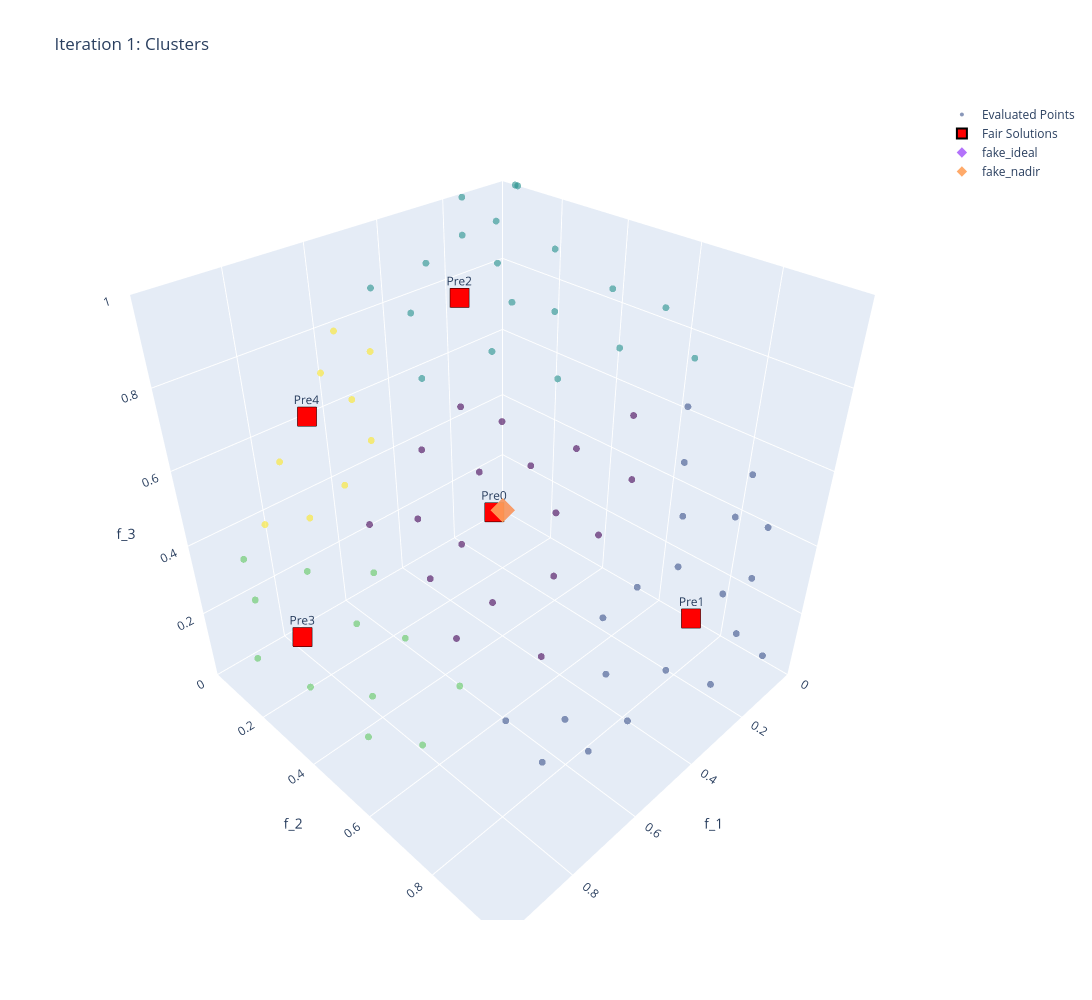

The notebook cell saved with this chart:
### Code cell
# --- 3. THE LOOP ---
results_history = []
current_options = fav_options
fractions = [0.8, 0.6, 0.4, 0.2]  # Shrink the hull each iteration

# Run 4 iterations
for iter_idx in range(4):
    print(f"\n{'='*40}\n--- RUNNING ITERATION {iter_idx + 1} ---\n{'='*40}")

    # 1. Run Core Method
    fav_results = favorite_method(
        problem=dtlz2_problem,
        options=current_options,
        results_list=results_history
    )
    results_history.append(fav_results)

    points_matrix, centers_matrix, cluster_labels = cluster_points(fav_results)

    visualize_3d_clusters(
        options=current_options.GPRMoptions, 
        points_arr=points_matrix, 
        centers_arr=centers_matrix, 
        labels=cluster_labels, 
        n_predetermined=len(fav_results.fair_solutions), 
        iter_n=iter_idx+1,
    )
        #current_mps=fav_results.FavOptions.original_most_preferred_solutions

    # 2. DM Voting 
    dm1input = input()
    dm2input = input()
    dm3input = input()
    votes = {"DM1": int(dm1input), "DM2": int(dm2input), "DM3": int(dm3input)}
    winning_idx = majority_rule(votes)

    # 3. Generate Next Iteration MPS and get visualization data!
    next_mps = generate_next_iteration_mps(
        fav_results=fav_results,
        cluster_labels=cluster_labels,
        winning_idx=winning_idx,
        fraction_to_keep=fractions[iter_idx]
    )

    # 5. Prepare Options for Next Iteration
    current_options = current_options.model_copy(deep=True)
    current_options.GPRMoptions.method_options.most_preferred_solutions = next_mps
    current_options.GPRMoptions.method_options.version = "convex_hull"
    current_options.zoom_options.num_steps_remaining = max(1, 4 - iter_idx - 1)
    current_options.votes = votes

### Figure 1 — Plotly figure (JSON) as saved in the notebook; plotly's stock layout.template omitted (floating-point values rounded to 4 significant figures)
{"data": [{"marker": {"color": [1, 2, 3, 2, 0, 1, 4, 1, 3, 2, 1, 4, 1, 3, 3, 2, 3, 1, 3, 1, 0, 3, 2, 2, 1, 0, 4, 0, 3, 4, 1, 0, 1, 1, 2, 2, 4, 0, 2, 2, 1, 0, 3, 3, 0, 2, 3, 3, 4, 0, 2, 3, 1, 2, 0, 0, 3, 1, 1, 3, 1, 2, 0, 1, 1, 2, 0, 2, 1, 2, 4, 1, 2, 3, 3, 1, 4, 2, 4, 4, 4, 3, 0, 1, 2, 0, 0, 1, 1, 0, 4, 2, 0, 4, 1, 1, 4, 3, 1, 0], "colorscale": [[0, "#440154"], [0.1111, "#482878"], [0.2222, "#3e4989"], [0.3333, "#31688e"], [0.4444, "#26828e"], [0.5556, "#1f9e89"], [0.6667, "#35b779"], [0.7778, "#6ece58"], [0.8889, "#b5de2b"], [1, "#fde725"]], "opacity": 0.6, "size": 4}, "mode": "markers", "name": "Evaluated Points", "text": ["Cluster: 1", "Cluster: 2", "Cluster: 3", "Cluster: 2", "Cluster: 0", "Cluster: 1", "Cluster: 4", "Cluster: 1", "Cluster: 3", "Cluster: 2", "Cluster: 1", "Cluster: 4", "Cluster: 1", "Cluster: 3", "Cluster: 3", "Cluster: 2", "Cluster: 3", "Cluster: 1", "Cluster: 3", "Cluster: 1", "Cluster: 0", "Cluster: 3", "Cluster: 2", "Cluster: 2", "Cluster: 1", "Cluster: 0", "Cluster: 4", "Cluster: 0", "Cluster: 3", "Cluster: 4", "Cluster: 1", "Cluster: 0", "Cluster: 1", "Cluster: 1", "Cluster: 2", "Cluster: 2", "Cluster: 4", "Cluster: 0", "Cluster: 2", "Cluster: 2", "Cluster: 1", "Cluster: 0", "Cluster: 3", "Cluster: 3", "Cluster: 0", "Cluster: 2", "Cluster: 3", "Cluster: 3", "Cluster: 4", "Cluster: 0", "Cluster: 2", "Cluster: 3", "Cluster: 1", "Cluster: 2", "Cluster: 0", "Cluster: 0", "Cluster: 3", "Cluster: 1", "Cluster: 1", "Cluster: 3", "Cluster: 1", "Cluster: 2", "Cluster: 0", "Cluster: 1", "Cluster: 1", "Cluster: 2", "Cluster: 0", "Cluster: 2", "Cluster: 1", "Cluster: 2", "Cluster: 4", "Cluster: 1", "Cluster: 2", "Cluster: 3", "Cluster: 3", "Cluster: 1", "Cluster: 4", "Cluster: 2", "Cluster: 4", "Cluster: 4", "Cluster: 4", "Cluster: 3", "Cluster: 0", "Cluster: 1", "Cluster: 2", "Cluster: 0", "Cluster: 0", "Cluster: 1", "Cluster: 1", "Cluster: 0", "Cluster: 4", "Cluster: 2", "Cluster: 0", "Cluster: 4", "Cluster: 1", "Cluster: 1", "Cluster: 4", "Cluster: 3", "Cluster: 1", "Cluster: 0"], "type": "scatter3d", "x": [0.2057, 0.1384, 0.9877, 1.685e-09, 0.5909, 0.08655, 0.8747, 0.2125, 0.7501, 0.4231, -1.305e-08, 0.6606, 0.4923, 0.9983, 0.7954, 0.201, 0.9979, 0.598, 0.9179, -9.894e-09, 0.4055, 0.7314, 0.2676, 0.4753, 0.3154, 0.6321, 0.7373, 0.6593, 0.8682, 0.7576, 0.3903, 0.4454, 0.3622, 0.1416, 0.2633, 0.04675, 0.5867, 0.4937, 0.553, 0.3568, -1.307e-08, 0.6996, 0.8202, 0.7987, 0.6154, 0.1097, 0.8697, 0.9411, 0.8022, 0.2653, 0.1376, 0.9807, 0.1389, 0.3665, 0.5496, 0.729, 0.9722, 0.5121, 0.1377, 0.9347, 0.6951, 0.02497, 0.3373, 0.316, 0.6416, 0.4771, 0.4985, -6.164e-09, 0.4801, 0.1676, 0.5921, 0.2836, 0.3872, 0.8865, 0.8496, 0.267, 0.7265, 1.815e-09, 0.7045, 0.8246, 0.5792, 0.8944, 0.7312, 0.05117, 0.2557, 0.5356, 0.5767, 0.4112, 0.1239, 0.4956, 0.6839, 0.3182, 0.7634, 0.6596, 0.5582, 0.05481, 0.8268, 0.9219, 0.2269, 0.6622], "y": [0.9494, 3.317e-10, 0.1564, 0.05232, 0.5668, 0.9962, 0.1347, 0.7619, 0.6212, 0.3913, 0.9905, 0.2052, 0.7906, 0.05811, 0.4132, 0.5571, -1.317e-08, 0.7897, 0.2951, 0.7894, 0.6219, 0.682, 0.2518, 0.1932, 0.8449, 0.3949, -9.829e-09, 0.6301, 0.4664, 0.2866, 0.8956, 0.7267, 0.9321, 0.8636, 0.4224, 0.6487, 0.05673, 0.492, 0.3125, 0.5203, 0.9917, 0.4519, 0.5693, 0.5082, 0.7307, 0.4552, 0.2744, 0.1549, 0.1126, 0.6568, 0.3053, -1.29e-08, 0.9278, 0.1239, 0.6991, 0.5169, 0.1751, 0.8253, 0.7051, 0.3252, 0.7048, 0.5427, 0.7198, 0.894, 0.7669, 0.05909, 0.6538, 0.552, 0.871, 0.1466, -6.794e-09, 0.9497, 0.2547, 0.4601, 0.4094, 0.8098, 0.1256, 0.04398, -8.695e-09, 0.2408, 0.1749, 0.4473, 0.5949, 0.839, 0.1253, 0.4121, 0.5092, 0.8127, 0.9828, 0.5778, 0.2935, 0.3469, 0.3699, 0.09692, 0.829, 0.9012, -1.106e-08, 0.09859, 0.9114, 0.5431], "z": [0.2373, 0.9904, -1.32e-08, 0.9986, 0.5741, -1.32e-08, 0.4656, 0.6119, 0.2267, 0.8172, 0.1378, 0.7222, 0.3642, -1.32e-08, 0.4434, 0.8058, 0.06544, 0.1369, 0.2652, 0.6139, 0.6699, -1.537e-08, 0.93, 0.8584, 0.4319, 0.6667, 0.6756, 0.4102, 0.1691, 0.5864, 0.2136, 0.5229, -1.32e-08, 0.4838, 0.8673, 0.7596, 0.8078, 0.717, 0.7723, 0.7758, 0.1289, 0.5534, 0.0562, 0.3222, 0.2956, 0.8836, 0.4102, 0.3006, 0.5864, 0.7059, 0.9423, 0.1956, 0.3462, 0.9221, 0.4573, 0.4488, 0.1557, 0.238, 0.6956, 0.1435, 0.1418, 0.8396, 0.6067, 0.3176, 0.01481, 0.8768, 0.5692, 0.8339, 0.1041, 0.9749, 0.8059, 0.1331, 0.8861, 0.04908, 0.3324, 0.5224, 0.6756, 0.999, 0.7097, 0.5119, 0.7962, -1.32e-08, 0.3338, 0.5417, 0.9586, 0.7371, 0.6388, 0.4129, 0.1366, 0.6484, 0.6679, 0.8823, 0.5296, 0.7453, 0.03409, 0.43, 0.5625, 0.3746, 0.3434, 0.5163]}, {"marker": {"color": "red", "line": {"color": "black", "width": 2}, "size": 10, "symbol": "square"}, "mode": "markers+text", "name": "Fair Solutions", "text": ["Pre0", "Pre1", "Pre2", "Pre3", "Pre4"], "textposition": "top center", "type": "scatter3d", "x": [0.5909, 0.316, 0.3872, 0.9179, 0.7265], "y": [0.5668, 0.894, 0.2547, 0.2951, 0.1256], "z": [0.5741, 0.3176, 0.8861, 0.2652, 0.6756]}, {"marker": {"color": "blue", "line": {"color": "white", "width": 2}, "size": 10, "symbol": "diamond"}, "mode": "markers+text", "name": "New Candidates", "text": [], "textposition": "top center", "type": "scatter3d", "x": [], "y": [], "z": []}, {"marker": {"symbol": "diamond"}, "mode": "markers", "name": "fake_ideal", "opacity": 0.9, "type": "scatter3d", "x": [0], "y": [0], "z": [0]}, {"marker": {"symbol": "diamond"}, "mode": "markers", "name": "fake_nadir", "opacity": 0.9, "type": "scatter3d", "x": [1], "y": [1], "z": [1]}], "layout": {"height": 1000, "scene": {"xaxis": {"range": [0, 1], "title": {"text": "f_1"}}, "yaxis": {"range": [0, 1], "title": {"text": "f_2"}}, "zaxis": {"range": [0, 1], "title": {"text": "f_3"}}}, "title": {"text": "Iteration 1: Clusters"}, "width": 1200}}
